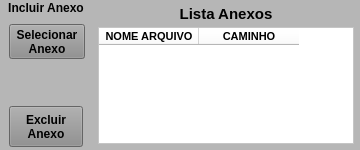
           <widget class="QWidget" name="widget_Cor6" native="true">
            <property name="minimumSize">
             <size>
              <width>0</width>
              <height>110</height>
             </size>
            </property>
            <property name="maximumSize">
             <size>
              <width>16777215</width>
              <height>150</height>
             </size>
            </property>
            <property name="styleSheet">
             <string notr="true">background-color: rgb(182, 182, 182);</string>
            </property>
            <layout class="QHBoxLayout" name="horizontalLayout_7">
             <property name="spacing">
              <number>6</number>
             </property>
             <property name="leftMargin">
              <number>0</number>
             </property>
             <property name="topMargin">
              <number>0</number>
             </property>
             <property name="rightMargin">
              <number>0</number>
             </property>
             <property name="bottomMargin">
              <number>0</number>
             </property>
             <item>
              <widget class="QWidget" name="widget_31" native="true">
               <property name="minimumSize">
                <size>
                 <width>86</width>
                 <height>0</height>
                </size>
               </property>
               <property name="maximumSize">
                <size>
                 <width>86</width>
                 <height>16777215</height>
                </size>
               </property>
               <property name="styleSheet">
                <string notr="true"/>
               </property>
               <layout class="QVBoxLayout" name="verticalLayout_11">
                <property name="spacing">
                 <number>6</number>
                </property>
                <property name="leftMargin">
                 <number>6</number>
                </property>
                <property name="topMargin">
                 <number>0</number>
                </property>
                <property name="rightMargin">
                 <number>0</number>
                </property>
                <property name="bottomMargin">
                 <number>0</number>
                </property>
                <item>
                 <widget class="QLabel" name="label_10">
                  <property name="minimumSize">
                   <size>
                    <width>0</width>
                    <height>15</height>
                   </size>
                  </property>
                  <property name="maximumSize">
                   <size>
                    <width>16777215</width>
                    <height>15</height>
                   </size>
                  </property>
                  <property name="font">
                   <font>
                    <pointsize>9</pointsize>
                    <weight>75</weight>
                    <bold>true</bold>
                   </font>
                  </property>
                  <property name="text">
                   <string>Incluir Anexo</string>
                  </property>
                  <property name="alignment">
                   <set>Qt::AlignCenter</set>
                  </property>
                 </widget>
                </item>
                <item>
                 <widget class="QWidget" name="widget_35" native="true">
                  <property name="styleSheet">
                   <string notr="true"/>
                  </property>
                  <layout class="QVBoxLayout" name="verticalLayout_7">
                   <property name="spacing">
                    <number>3</number>
                   </property>
                   <property name="leftMargin">
                    <number>3</number>
                   </property>
                   <property name="topMargin">
                    <number>3</number>
                   </property>
                   <property name="rightMargin">
                    <number>3</number>
                   </property>
                   <property name="bottomMargin">
                    <number>3</number>
                   </property>
                   <item>
                    <widget class="QPushButton" name="btn_SelecionarAnexo">
                     <property name="sizePolicy">
                      <sizepolicy hsizetype="Preferred" vsizetype="Preferred">
                       <horstretch>0</horstretch>
                       <verstretch>0</verstretch>
                      </sizepolicy>
                     </property>
                     <property name="minimumSize">
                      <size>
                       <width>76</width>
                       <height>35</height>
                      </size>
                     </property>
                     <property name="maximumSize">
                      <size>
                       <width>76</width>
                       <height>35</height>
                      </size>
                     </property>
                     <property name="font">
                      <font>
                       <pointsize>9</pointsize>
                       <weight>75</weight>
                       <bold>true</bold>
                      </font>
                     </property>
                     <property name="cursor">
                      <cursorShape>PointingHandCursor</cursorShape>
                     </property>
                     <property name="layoutDirection">
                      <enum>Qt::LeftToRight</enum>
                     </property>
                     <property name="autoFillBackground">
                      <bool>false</bool>
                     </property>
                     <property name="styleSheet">
                      <string notr="true">background-color: rgb(141, 141, 141);</string>
                     </property>
                     <property name="text">
                      <string>Selecionar
Anexo</string>
                     </property>
                     <property name="checkable">
                      <bool>false</bool>
                     </property>
                     <property name="autoDefault">
                      <bool>false</bool>
                     </property>
                     <property name="default">
                      <bool>false</bool>
                     </property>
                     <property name="flat">
                      <bool>false</bool>
                     </property>
                    </widget>
                   </item>
                   <item>
                    <widget class="QLabel" name="label_6">
                     <property name="text">
                      <string/>
                     </property>
                    </widget>
                   </item>
                   <item>
                    <widget class="QPushButton" name="btn_ExcluirAnexo">
                     <property name="sizePolicy">
                      <sizepolicy hsizetype="Fixed" vsizetype="Preferred">
                       <horstretch>0</horstretch>
                       <verstretch>0</verstretch>
                      </sizepolicy>
                     </property>
                     <property name="maximumSize">
                      <size>
                       <width>75</width>
                       <height>16777215</height>
                      </size>
                     </property>
                     <property name="font">
                      <font>
                       <pointsize>9</pointsize>
                       <weight>75</weight>
                       <bold>true</bold>
                      </font>
                     </property>
                     <property name="cursor">
                      <cursorShape>PointingHandCursor</cursorShape>
                     </property>
                     <property name="layoutDirection">
                      <enum>Qt::LeftToRight</enum>
                     </property>
                     <property name="autoFillBackground">
                      <bool>false</bool>
                     </property>
                     <property name="styleSheet">
                      <string notr="true">background-color: rgb(141, 141, 141);</string>
                     </property>
                     <property name="text">
                      <string>Excluir 
Anexo</string>
                     </property>
                     <property name="checkable">
                      <bool>false</bool>
                     </property>
                     <property name="autoDefault">
                      <bool>false</bool>
                     </property>
                     <property name="default">
                      <bool>false</bool>
                     </property>
                     <property name="flat">
                      <bool>false</bool>
                     </property>
                    </widget>
                   </item>
                  </layout>
                 </widget>
                </item>
               </layout>
              </widget>
             </item>
             <item>
              <widget class="QWidget" name="widget_27" native="true">
               <property name="styleSheet">
                <string notr="true"/>
               </property>
               <layout class="QVBoxLayout" name="verticalLayout_12">
                <property name="spacing">
                 <number>6</number>
                </property>
                <property name="leftMargin">
                 <number>6</number>
                </property>
                <property name="topMargin">
                 <number>6</number>
                </property>
                <property name="rightMargin">
                 <number>6</number>
                </property>
                <property name="bottomMargin">
                 <number>6</number>
                </property>
                <item>
                 <widget class="QLabel" name="label_9">
                  <property name="minimumSize">
                   <size>
                    <width>0</width>
                    <height>15</height>
                   </size>
                  </property>
                  <property name="maximumSize">
                   <size>
                    <width>16777215</width>
                    <height>15</height>
                   </size>
                  </property>
                  <property name="font">
                   <font>
                    <pointsize>11</pointsize>
                    <weight>75</weight>
                    <bold>true</bold>
                   </font>
                  </property>
                  <property name="text">
                   <string>Lista Anexos</string>
                  </property>
                  <property name="alignment">
                   <set>Qt::AlignCenter</set>
                  </property>
                 </widget>
                </item>
                <item>
                 <widget class="QTableWidget" name="table_Anexos">
                  <property name="sizePolicy">
                   <sizepolicy hsizetype="Preferred" vsizetype="Preferred">
                    <horstretch>0</horstretch>
                    <verstretch>0</verstretch>
                   </sizepolicy>
                  </property>
                  <property name="styleSheet">
                   <string notr="true">background-color: rgb(255, 255, 255);</string>
                  </property>
                  <column>
                   <property name="text">
                    <string>NOME ARQUIVO</string>
                   </property>
                   <property name="font">
                    <font>
                     <family>MS Shell Dlg 2</family>
                     <pointsize>8</pointsize>
                     <weight>75</weight>
                     <bold>true</bold>
                    </font>
                   </property>
                  </column>
                  <column>
                   <property name="text">
                    <string>CAMINHO</string>
                   </property>
                   <property name="font">
                    <font>
                     <family>MS Shell Dlg 2</family>
                     <pointsize>8</pointsize>
                     <weight>75</weight>
                     <bold>true</bold>
                    </font>
                   </property>
                  </column>
                 </widget>
                </item>
               </layout>
              </widget>
             </item>
            </layout>
           </widget>
